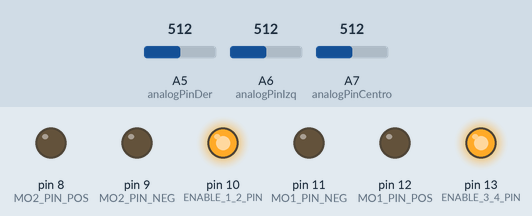
The program below on a simulated Arduino Uno, built with avr-gcc and run on an emulated ATmega328P. Parts: output pins drawn as LEDs (lit = HIGH). The test bench sets the inputs (shaded band); at power-on: A5 (analogPinDer) = 512, A6 (analogPinIzq) = 512, A7 (analogPinCentro) = 512. Pins used as bus, display or sensor lines are not drawn; what the program prints to the serial monitor is not drawn.

Above: at 0.1 s.
Timing chart, 0 to 1.6 s (numbered marks = the images above):
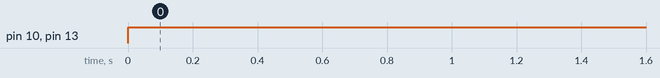

Measured:
- by itself, pin 10 (ENABLE_1_2_PIN), pin 13 (ENABLE_3_4_PIN): LOW → HIGH at 0.00 s

The program:

main.cpp
```cpp
#include <Arduino.h>
#define ENABLE_3_4_PIN 13
#define ENABLE_1_2_PIN 10
#define MO1_PIN_POS 12
#define MO1_PIN_NEG 11
#define MO2_PIN_POS 8
#define MO2_PIN_NEG 9
#define SensorDerPinOut 7
#define SensorIzqPinOut 5
#define SensorCentroPinOut 6
int analogPinDer = A5;
int analogPinIzq = A6;
int analogPinCentro = A7;

// put function declarations here:
void enable();
void forward();
void backward();
void right();
void left();
void readSensors();

void setup() {
  // put your setup code here, to run once:
  pinMode(MO1_PIN_POS, OUTPUT);
  pinMode(MO1_PIN_NEG, OUTPUT);
  pinMode(MO2_PIN_POS, OUTPUT);
  pinMode(MO2_PIN_NEG, OUTPUT);
  pinMode(ENABLE_1_2_PIN, OUTPUT);
  pinMode(ENABLE_3_4_PIN, OUTPUT);
  pinMode(SensorDerPinOut, OUTPUT);
  pinMode(SensorIzqPinOut, OUTPUT);
  pinMode(SensorCentroPinOut, OUTPUT);
  Serial.begin(9600);
}

void loop() {
  // put your main code here, to run repeatedly:
 enable();
 readSensors();
 //forward();
 //readSensors();
 //backward();
 //readSensors();
 //right();
 //readSensors();
 //left();
}

// put function definitions here:
void enable(){
  digitalWrite(ENABLE_1_2_PIN, HIGH);
  digitalWrite(ENABLE_3_4_PIN, HIGH);
}

void forward() {
  digitalWrite(MO1_PIN_POS, HIGH);
  digitalWrite(MO2_PIN_POS, HIGH);
  delay(1000);
  digitalWrite(MO1_PIN_POS, LOW);
  digitalWrite(MO2_PIN_POS, LOW);
  delay(1000);
}

void backward() {
  digitalWrite(MO1_PIN_NEG, HIGH);
  digitalWrite(MO2_PIN_NEG, HIGH);
  delay(1000);
  digitalWrite(MO1_PIN_NEG, LOW);
  digitalWrite(MO2_PIN_NEG, LOW);
  delay(1000);
}

void right() {
  digitalWrite(MO2_PIN_POS, HIGH);
  delay(1000);
  digitalWrite(MO2_PIN_POS, LOW);
  delay(1000);
}

void left() {
  digitalWrite(MO1_PIN_POS, HIGH);
  delay(1000);
  digitalWrite(MO1_PIN_POS, LOW);
  delay(1000);
}

void readSensors() {
  digitalWrite(SensorDerPinOut, LOW);
  digitalWrite(SensorIzqPinOut, LOW);
  digitalWrite(SensorCentroPinOut, LOW);
  delayMicroseconds(300);
  digitalWrite(SensorDerPinOut, HIGH);
  delayMicroseconds(800);
  int sensorDerValue = analogRead(analogPinDer);
  digitalWrite(SensorDerPinOut, LOW);
  delayMicroseconds(300);
  digitalWrite(SensorIzqPinOut, HIGH);
  delayMicroseconds(800);
  int sensorIzqValue = analogRead(analogPinIzq);
  digitalWrite(SensorIzqPinOut, LOW);
  delayMicroseconds(300);
  digitalWrite(SensorCentroPinOut, HIGH);
  delayMicroseconds(800);
  int sensorCentroValue = analogRead(analogPinCentro);
  digitalWrite(SensorCentroPinOut, LOW);
  delayMicroseconds(300);
  Serial.println("Sensor Values:");
  Serial.println("Derecha: ");
  Serial.println(sensorDerValue);
  Serial.println("Izquierda: ");
  Serial.println(sensorIzqValue);
  Serial.println("Centro: ");
  Serial.println(sensorCentroValue);
  Serial.println("--------------");
  delay(800);
}

//arriba de 700 es negro
```
